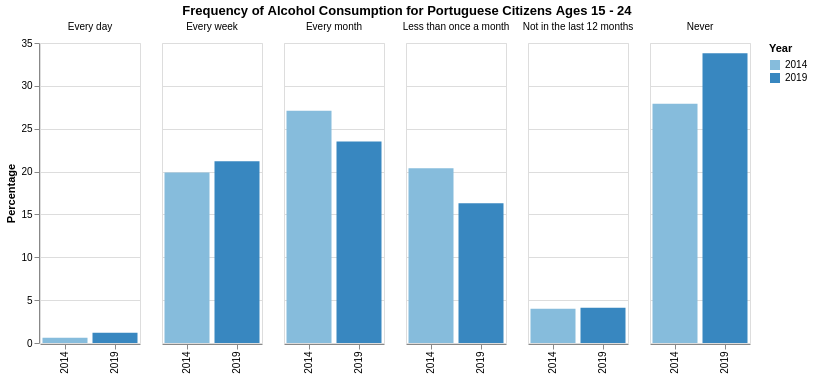

The cell this chart's notebook holds for it:
### Code cell
title = alt.TitleParams("Frequency of Alcohol Consumption for Portuguese Citizens Ages 15 - 24", anchor='middle')

grouped_bars = alt.Chart(df2_melted, title=title).mark_bar().encode(
    x=alt.X('Year:O', title=''),
    y='Percentage:Q',
    color='Year:O',
    column=alt.Column('Frequency of Consumption:N', title='', sort=['Every day', 'Every week', 
                                                                    'Every month', 'Less than once a month',
                                                                    'Not in the last 12 months', 'Never'])
).properties(
    width=100
)

grouped_bars

### Figure 1 — Vega-Lite specification as saved in the notebook (floating-point values rounded to 4 significant figures)
{"config": {"view": {"continuousWidth": 300, "continuousHeight": 300}}, "data": {"name": "data-e8487a394a9e1214b54bb997fc5bfed6"}, "mark": {"type": "bar"}, "encoding": {"color": {"field": "Year", "type": "ordinal"}, "column": {"field": "Frequency of Consumption", "sort": ["Every day", "Every week", "Every month", "Less than once a month", "Not in the last 12 months", "Never"], "title": "", "type": "nominal"}, "x": {"field": "Year", "title": "", "type": "ordinal"}, "y": {"field": "Percentage", "type": "quantitative"}}, "title": {"text": "Frequency of Alcohol Consumption for Portuguese Citizens Ages 15 - 24", "anchor": "middle"}, "width": 100, "$schema": "https://vega.github.io/schema/vega-lite/v5.20.1.json", "datasets": {"data-e8487a394a9e1214b54bb997fc5bfed6": [{"Year": 2014, "Frequency of Consumption": "Every day", "Percentage": 0.6}, {"Year": 2019, "Frequency of Consumption": "Every day", "Percentage": 1.2}, {"Year": 2014, "Frequency of Consumption": "Every week", "Percentage": 19.9}, {"Year": 2019, "Frequency of Consumption": "Every week", "Percentage": 21.2}, {"Year": 2014, "Frequency of Consumption": "Every month", "Percentage": 27.1}, {"Year": 2019, "Frequency of Consumption": "Every month", "Percentage": 23.5}, {"Year": 2014, "Frequency of Consumption": "Less than once a month", "Percentage": 20.4}, {"Year": 2019, "Frequency of Consumption": "Less than once a month", "Percentage": 16.3}, {"Year": 2014, "Frequency of Consumption": "Not in the last 12 months", "Percentage": 4.0}, {"Year": 2019, "Frequency of Consumption": "Not in the last 12 months", "Percentage": 4.1}, {"Year": 2014, "Frequency of Consumption": "Never", "Percentage": 27.9}, {"Year": 2019, "Frequency of Consumption": "Never", "Percentage": 33.8}]}}
